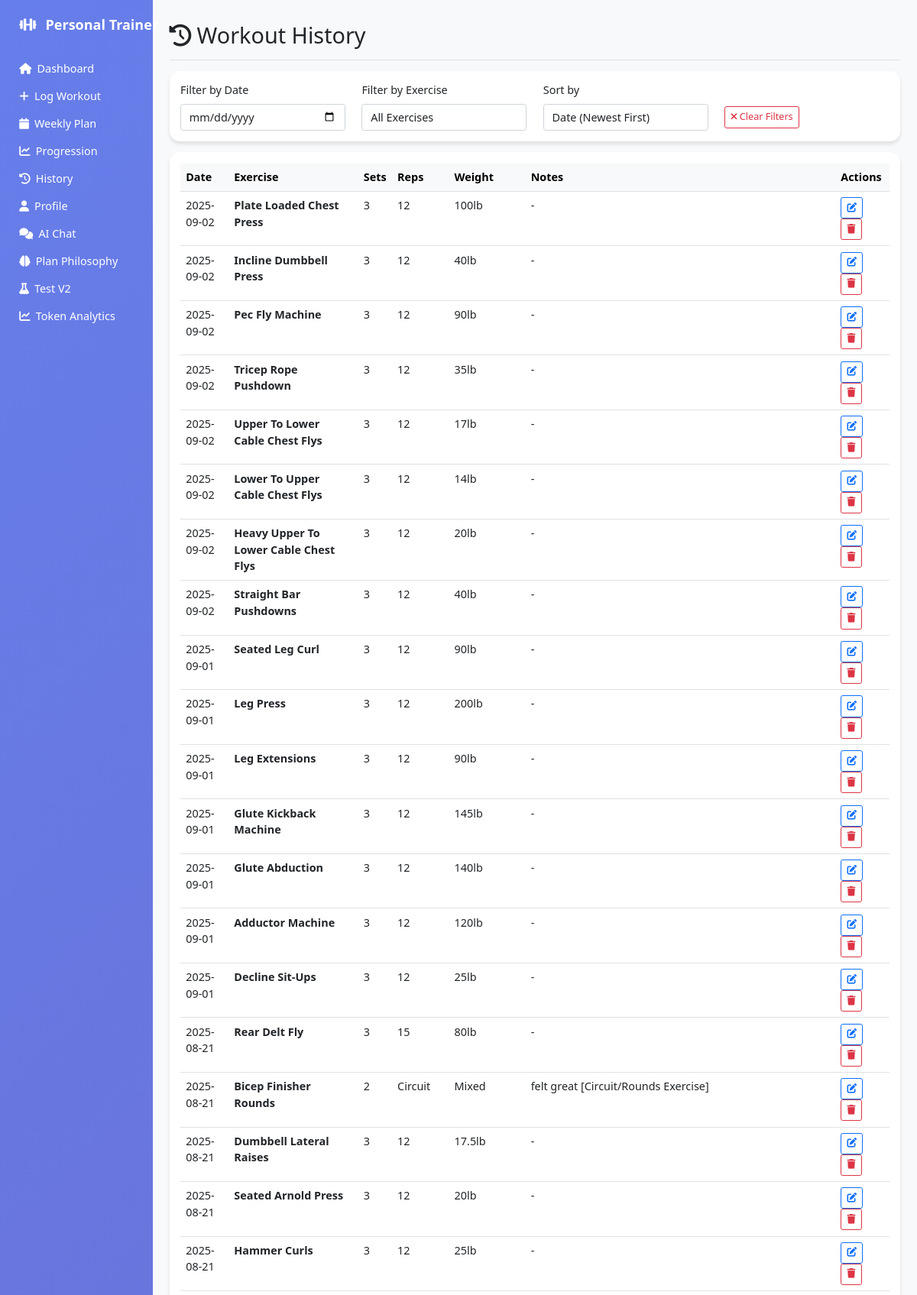
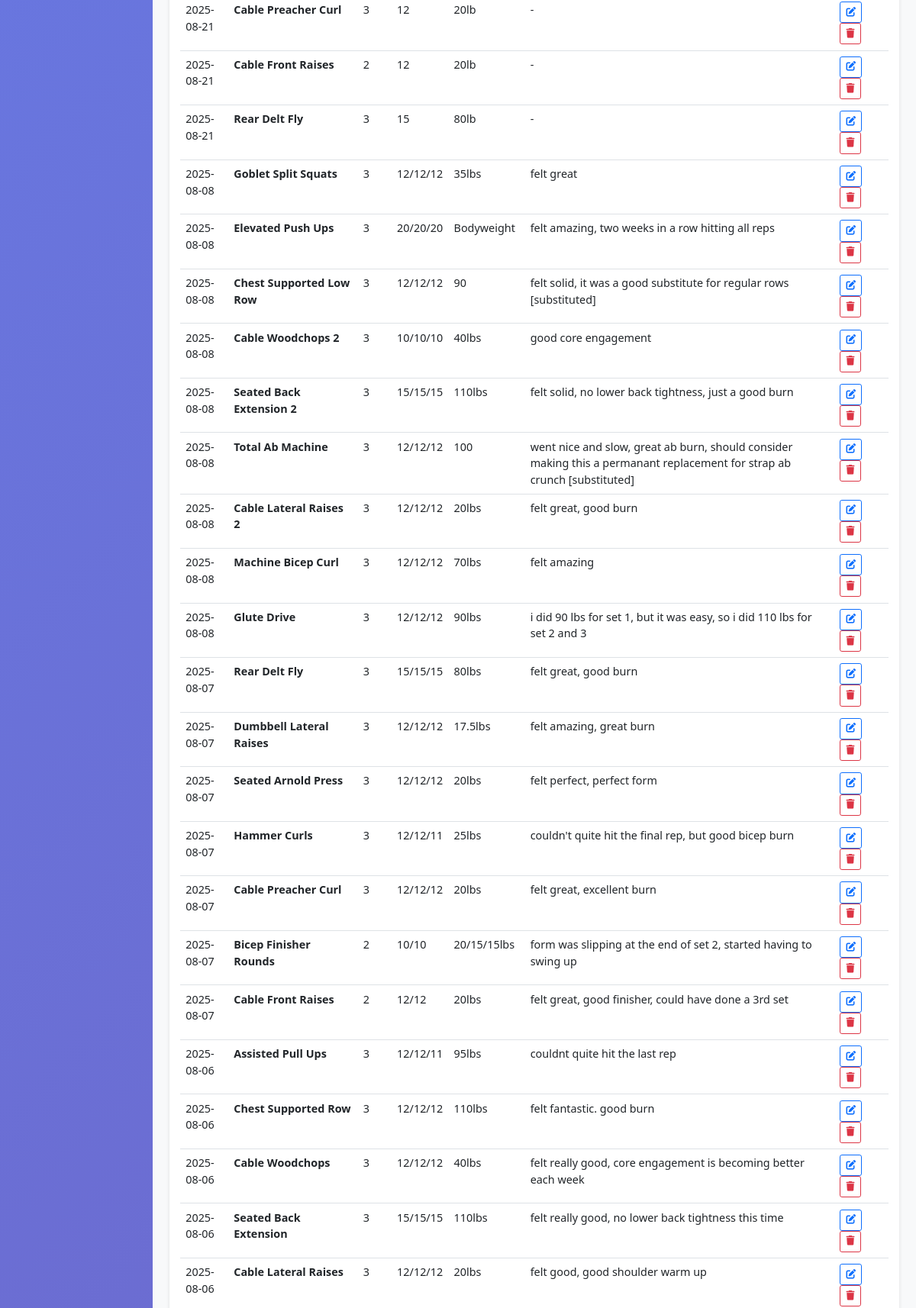
The app's page /history (upper part) with its own data (2 pictures, top to bottom).
### tables this page shows
CREATE TABLE workouts (
    id INTEGER PRIMARY KEY AUTOINCREMENT,
    exercise_name TEXT,
    sets INTEGER,
    reps TEXT,
    weight TEXT,
    date_logged TEXT,
    notes TEXT
, substitution_reason TEXT, performance_context TEXT, environmental_factors TEXT, difficulty_rating INTEGER, gym_location TEXT, progression_notes TEXT, day_completed BOOLEAN DEFAULT FALSE, complex_exercise_data TEXT);

### app.py (the view)
@app.route('/history')
def history():
    conn = sqlite3.connect('workout_logs.db')
    cursor = conn.cursor()
    try:
        cursor.execute('SELECT exercise_name, sets, reps, weight, date_logged, notes, id FROM workouts ORDER BY date_logged DESC')
        workouts = cursor.fetchall()
    except sqlite3.OperationalError as e:
        print(f"Error fetching workout history: {e}")
        workouts = []
    conn.close()
    return render_template('history.html', workouts=workouts)

### templates/history.html (shortened to what this page needs)
{% extends "base.html" %}
{% block content %}
<div class="d-flex justify-content-between flex-wrap flex-md-nowrap align-items-center pt-3 pb-2 mb-3 border-bottom">
    <h1 class="h2"><i class="fas fa-history me-2"></i>Workout History</h1>
</div>
<div class="card mb-3">
    <div class="card-body">
        <div class="row align-items-center">
            <div class="col-md-3">
                <label for="dateFilter" class="form-label">Filter by Date</label>
                <input type="date" class="form-control" id="dateFilter" onchange="filterWorkouts()">
            </div>
            <div class="col-md-3">
                <label for="exerciseFilter" class="form-label">Filter by Exercise</label>
                <select class="form-control" id="exerciseFilter" onchange="filterWorkouts()">
                    <option value="">All Exercises</option>
                    {% set exercises = workouts | map(attribute=0) | list | unique %}
                </select>
            </div>
            <div class="col-md-3">
                <label for="sortBy" class="form-label">Sort by</label>
                <select class="form-control" id="sortBy" onchange="sortWorkouts()">
                    <option value="date-desc">Date (Newest First)</option>
                </select>
            </div>
            <div class="col-md-3">
                <label class="form-label">&nbsp;</label>
                <div>
                    <button class="btn btn-outline-danger btn-sm" onclick="clearFilters()">
                        <i class="fas fa-times me-1"></i>Clear Filters
                    </button>
                </div>
            </div>
        </div>
    </div>
</div>
<div class="card">
    <div class="card-body">
        {% if workouts %}
            <div class="table-responsive">
                <table class="table table-hover" id="workoutsTable">
                    <thead class="table-light">
                        <tr>
                            <th>Date</th>
                            <th>Exercise</th>
                            <th>Sets</th>
                            <th>Reps</th>
                            <th>Weight</th>
                            <th>Notes</th>
                            <th>Actions</th>
                        </tr>
                    </thead>
                    <tbody>
                        {% for workout in workouts %}
                            {% set exercise, sets, reps, weight, date, notes, workout_id = workout %}
                            <tr data-workout-id="{{ workout_id }}" data-date="{{ date }}" data-exercise="{{ exercise }}" data-weight="{{ weight }}">
                                <td>{{ date }}</td>
                                <td><strong>{{ exercise.title() }}</strong></td>
                                <td>{{ sets }}</td>
                                <td>{{ reps }}</td>
                                <td>{{ weight }}</td>
                                <td>{{ notes or '-' }}</td>
                                <td>
                                    <button class="btn btn-sm btn-outline-primary me-1" onclick="editWorkout({{ workout_id }}, '{{ exercise }}', {{ sets }}, '{{ reps }}', '{{ weight }}', '{{ notes or '' }}', '{{ date }}')" title="Edit">
                                        <i class="fas fa-edit"></i>
                                    </button>
                                    <button class="btn btn-sm btn-outline-danger" onclick="deleteWorkout({{ workout_id }}, '{{ exercise }}', '{{ date }}')" title="Delete">
                                        <i class="fas fa-trash"></i>
                                    </button>
                                </td>
                            </tr>
                        {% endfor %}
                    </tbody>
                </table>
            </div>
        {% else %}
            <div class="text-center py-5">
                <i class="fas fa-dumbbell fa-3x text-muted mb-3"></i>
                <h5>No workouts logged yet</h5>
                <p class="text-muted">Start by <a href="{{ url_for('log_workout') }}">logging your first workout</a>!</p>
            </div>
        {% endif %}
    </div>
</div>
{% endblock %}

### templates/base.html (style rules this page uses)
body { zoom: 0.9; transform-origin: top left; }
.card { border: none; border-radius: 15px; box-shadow: 0 4px 6px rgba(0, 0, 0, 0.1); }

### records on screen
workouts: date_logged "2025-09-02", title "Plate Loaded Chest Press", sets "3", reps "12", weight "100lb", notes "-"
workouts: date_logged "2025-09-02", title "Incline Dumbbell Press", sets "3", reps "12", weight "40lb", notes "-"
workouts: date_logged "2025-09-02", title "Pec Fly Machine", sets "3", reps "12", weight "90lb", notes "-"
workouts: date_logged "2025-09-02", title "Tricep Rope Pushdown", sets "3", reps "12", weight "35lb", notes "-"
workouts: date_logged "2025-09-02", title "Upper To Lower Cable Chest Flys", sets "3", reps "12", weight "17lb", notes "-"
workouts: date_logged "2025-09-02", title "Lower To Upper Cable Chest Flys", sets "3", reps "12", weight "14lb", notes "-"
workouts: date_logged "2025-09-02", title "Heavy Upper To Lower Cable Chest Flys", sets "3", reps "12", weight "20lb", notes "-"
workouts: date_logged "2025-09-02", title "Straight Bar Pushdowns", sets "3", reps "12", weight "40lb", notes "-"
workouts: date_logged "2025-09-01", title "Seated Leg Curl", sets "3", reps "12", weight "90lb", notes "-"
workouts: date_logged "2025-09-01", title "Leg Press", sets "3", reps "12", weight "200lb", notes "-"
workouts: date_logged "2025-09-01", title "Leg Extensions", sets "3", reps "12", weight "90lb", notes "-"
workouts: date_logged "2025-09-01", title "Glute Kickback Machine", sets "3", reps "12", weight "145lb", notes "-"
workouts: date_logged "2025-09-01", title "Glute Abduction", sets "3", reps "12", weight "140lb", notes "-"
workouts: date_logged "2025-09-01", title "Adductor Machine", sets "3", reps "12", weight "120lb", notes "-"
workouts: date_logged "2025-09-01", title "Decline Sit-Ups", sets "3", reps "12", weight "25lb", notes "-"
workouts: date_logged "2025-08-21", title "Rear Delt Fly", sets "3", reps "15", weight "80lb", notes "-"
workouts: date_logged "2025-08-21", title "Bicep Finisher Rounds", sets "2", reps "Circuit", weight "Mixed", notes "felt great [Circuit/Rounds Exercise]"
workouts: date_logged "2025-08-21", title "Dumbbell Lateral Raises", sets "3", reps "12", weight "17.5lb", notes "-"
workouts: date_logged "2025-08-21", title "Seated Arnold Press", sets "3", reps "12", weight "20lb", notes "-"
workouts: date_logged "2025-08-21", title "Hammer Curls", sets "3", reps "12", weight "25lb", notes "-"
workouts: date_logged "2025-08-21", title "Cable Preacher Curl", sets "3", reps "12", weight "20lb", notes "-"
workouts: date_logged "2025-08-21", title "Cable Front Raises", sets "2", reps "12", weight "20lb", notes "-"
workouts: date_logged "2025-08-21", title "Rear Delt Fly", sets "3", reps "15", weight "80lb", notes "-"
workouts: date_logged "2025-08-08", title "Goblet Split Squats", sets "3", reps "12/12/12", weight "35lbs", notes "felt great"
workouts: date_logged "2025-08-08", title "Elevated Push Ups", sets "3", reps "20/20/20", weight "Bodyweight", notes "felt amazing, two weeks in a row hitting all reps"
workouts: date_logged "2025-08-08", title "Chest Supported Low Row", sets "3", reps "12/12/12", weight "90", notes "felt solid, it was a good substitute for regular rows [substituted]"
workouts: date_logged "2025-08-08", title "Cable Woodchops 2", sets "3", reps "10/10/10", weight "40lbs", notes "good core engagement"
workouts: date_logged "2025-08-08", title "Seated Back Extension 2", sets "3", reps "15/15/15", weight "110lbs", notes "felt solid, no lower back tightness, just a good burn"
workouts: date_logged "2025-08-08", title "Total Ab Machine", sets "3", reps "12/12/12", weight "100", notes "went nice and slow, great ab burn, should consider making this a permanant replacement for strap ab crunch [substituted]"
workouts: date_logged "2025-08-08", title "Cable Lateral Raises 2", sets "3", reps "12/12/12", weight "20lbs", notes "felt great, good burn"
workouts: date_logged "2025-08-08", title "Machine Bicep Curl", sets "3", reps "12/12/12", weight "70lbs", notes "felt amazing"
workouts: date_logged "2025-08-08", title "Glute Drive", sets "3", reps "12/12/12", weight "90lbs", notes "i did 90 lbs for set 1, but it was easy, so i did 110 lbs for set 2 and 3"
workouts: date_logged "2025-08-07", title "Rear Delt Fly", sets "3", reps "15/15/15", weight "80lbs", notes "felt great, good burn"
workouts: date_logged "2025-08-07", title "Dumbbell Lateral Raises", sets "3", reps "12/12/12", weight "17.5lbs", notes "felt amazing, great burn"
workouts: date_logged "2025-08-07", title "Seated Arnold Press", sets "3", reps "12/12/12", weight "20lbs", notes "felt perfect, perfect form"
workouts: date_logged "2025-08-07", title "Hammer Curls", sets "3", reps "12/12/11", weight "25lbs", notes "couldn't quite hit the final rep, but good bicep burn"
workouts: date_logged "2025-08-07", title "Cable Preacher Curl", sets "3", reps "12/12/12", weight "20lbs", notes "felt great, excellent burn"
workouts: date_logged "2025-08-07", title "Bicep Finisher Rounds", sets "2", reps "10/10", weight "20/15/15lbs", notes "form was slipping at the end of set 2, started having to swing up"
workouts: date_logged "2025-08-07", title "Cable Front Raises", sets "2", reps "12/12", weight "20lbs", notes "felt great, good finisher, could have done a 3rd set"
workouts: date_logged "2025-08-06", title "Assisted Pull Ups", sets "3", reps "12/12/11", weight "95lbs", notes "couldnt quite hit the last rep"
workouts: date_logged "2025-08-06", title "Chest Supported Row", sets "3", reps "12/12/12", weight "110lbs", notes "felt fantastic. good burn"
workouts: date_logged "2025-08-06", title "Cable Woodchops", sets "3", reps "12/12/12", weight "40lbs", notes "felt really good, core engagement is becoming better each week"
workouts: date_logged "2025-08-06", title "Seated Back Extension", sets "3", reps "15/15/15", weight "110lbs", notes "felt really good, no lower back tightness this time"
workouts: date_logged "2025-08-06", title "Cable Lateral Raises", sets "3", reps "12/12/12", weight "20lbs", notes "felt good, good shoulder warm up"
